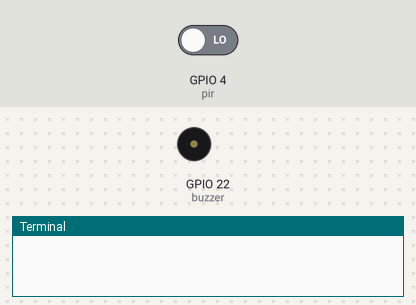
The program below on a simulated Raspberry Pi (BCM pin numbers). On the bench: buzzer (waves = sounding, pin HIGH), the last lines printed to the terminal. Inputs (shaded band) come from the test bench; at power-on: GPIO 4 (pir) LOW. The camera gives no picture and a still takes 0.5 s.

Above: at 1.2 s.
1.3 s: GPIO 4 (pir) driven HIGH
At 12.0 s:
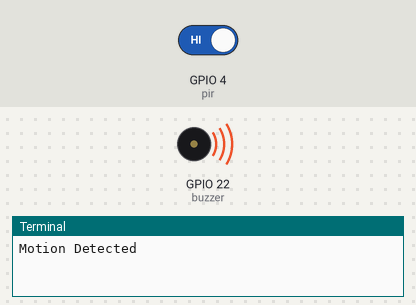
Timing chart, 0 to 12.8 s (numbered marks = the images above; inputs shaded):
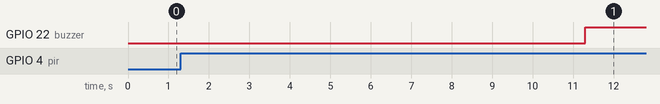

The program:

mainandbuzzer.py
```python
from gpiozero import MotionSensor
from picamera import PiCamera
from time import sleep
import time
from gpiozero import Buzzer

pir = MotionSensor(4)
camera = PiCamera()
camera.rotation = 180
buzzer = Buzzer(22)

while True:
    pir.wait_for_motion()
    print("Motion Detected")
    camera.start_recording("my_rec.h264")
    #time.sleep(3)
    camera.wait_recording(10)
    buzzer.on()
    time.sleep(10)
    pir.wait_for_no_motion()
    camera.stop_recording()
    buzzer.off()
    print("No Motion")
```

Measured:
- after the input at 1.3 s, GPIO 22 (buzzer): LOW → HIGH after 10.0 s
